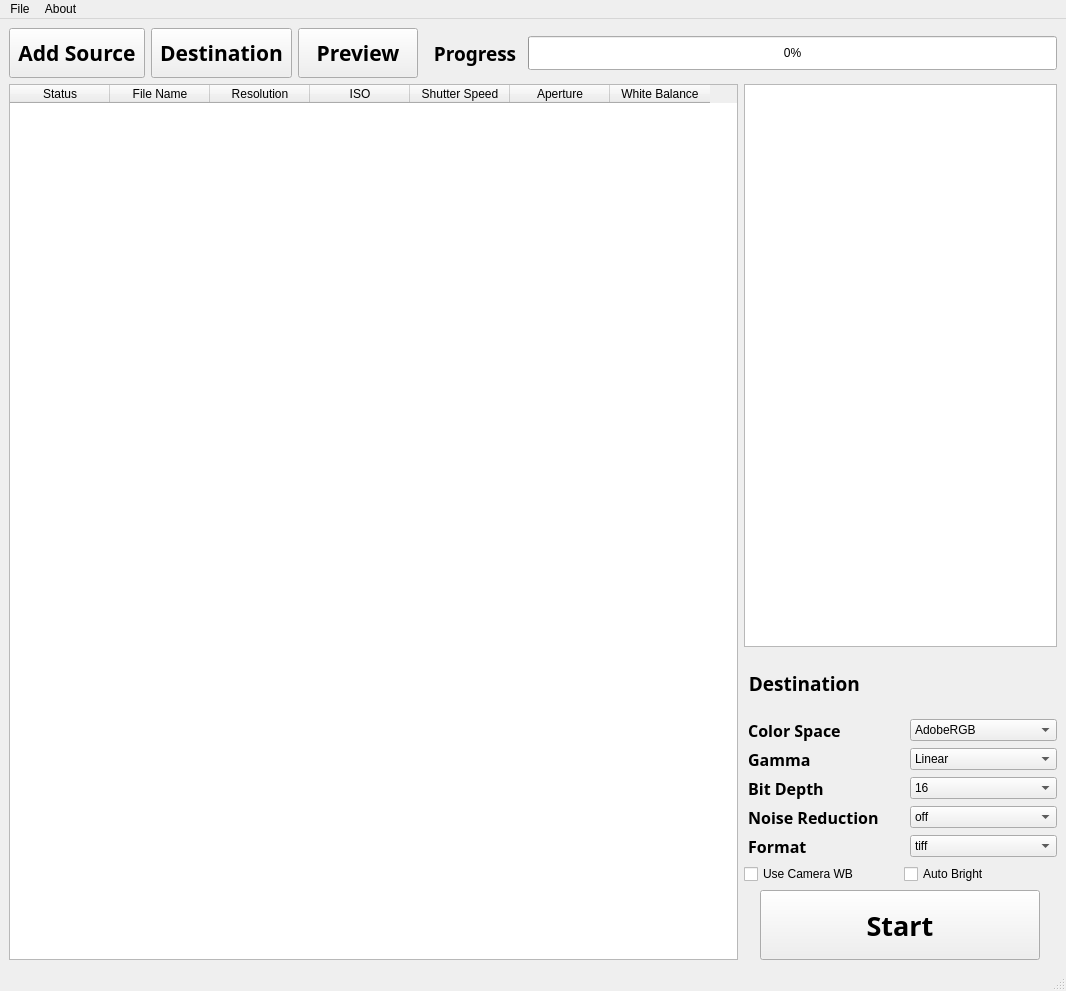
<?xml version="1.0" encoding="UTF-8"?>
<ui version="4.0">
 <class>MainWindow</class>
 <widget class="QMainWindow" name="MainWindow">
  <property name="geometry">
   <rect>
    <x>0</x>
    <y>0</y>
    <width>1066</width>
    <height>991</height>
   </rect>
  </property>
  <property name="windowTitle">
   <string>Ultra Raw Converter 0.0.6-Beta</string>
  </property>
  <property name="windowOpacity">
   <double>0.999980000000000</double>
  </property>
  <property name="styleSheet">
   <string notr="true"/>
  </property>
  <widget class="QWidget" name="centralwidget">
   <layout class="QVBoxLayout" name="verticalLayout_2">
    <item>
     <layout class="QHBoxLayout" name="horizontalLayout_2">
      <item>
       <widget class="QToolButton" name="toolButton_AddSource">
        <property name="minimumSize">
         <size>
          <width>120</width>
          <height>50</height>
         </size>
        </property>
        <property name="font">
         <font>
          <family>DIN Condensed</family>
          <pointsize>16</pointsize>
          <weight>75</weight>
          <bold>true</bold>
         </font>
        </property>
        <property name="text">
         <string>Add Source</string>
        </property>
       </widget>
      </item>
      <item>
       <widget class="QToolButton" name="toolButton_Des">
        <property name="minimumSize">
         <size>
          <width>120</width>
          <height>50</height>
         </size>
        </property>
        <property name="font">
         <font>
          <family>DIN Condensed</family>
          <pointsize>16</pointsize>
          <weight>75</weight>
          <bold>true</bold>
         </font>
        </property>
        <property name="text">
         <string>Destination</string>
        </property>
       </widget>
      </item>
      <item>
       <widget class="QToolButton" name="toolButton_Preview">
        <property name="minimumSize">
         <size>
          <width>120</width>
          <height>50</height>
         </size>
        </property>
        <property name="font">
         <font>
          <family>DIN Condensed</family>
          <pointsize>16</pointsize>
          <weight>75</weight>
          <bold>true</bold>
         </font>
        </property>
        <property name="layoutDirection">
         <enum>Qt::LeftToRight</enum>
        </property>
        <property name="text">
         <string> Preview </string>
        </property>
       </widget>
      </item>
      <item>
       <layout class="QHBoxLayout" name="horizontalLayout_3">
        <item>
         <widget class="QLabel" name="label">
          <property name="font">
           <font>
            <family>DIN Condensed</family>
            <pointsize>14</pointsize>
            <weight>75</weight>
            <bold>true</bold>
           </font>
          </property>
          <property name="text">
           <string>  Progress </string>
          </property>
         </widget>
        </item>
        <item>
         <widget class="QProgressBar" name="progressBar">
          <property name="minimumSize">
           <size>
            <width>0</width>
            <height>34</height>
           </size>
          </property>
          <property name="value">
           <number>0</number>
          </property>
          <property name="textVisible">
           <bool>true</bool>
          </property>
          <property name="invertedAppearance">
           <bool>false</bool>
          </property>
         </widget>
        </item>
       </layout>
      </item>
     </layout>
    </item>
    <item>
     <layout class="QHBoxLayout" name="horizontalLayout_5" stretch="7,3">
      <item>
       <widget class="QTableWidget" name="tableWidget">
        <column>
         <property name="text">
          <string>Status</string>
         </property>
         <property name="textAlignment">
          <set>AlignCenter</set>
         </property>
        </column>
        <column>
         <property name="text">
          <string>File Name</string>
         </property>
         <property name="textAlignment">
          <set>AlignCenter</set>
         </property>
        </column>
        <column>
         <property name="text">
          <string>Resolution</string>
         </property>
         <property name="textAlignment">
          <set>AlignCenter</set>
         </property>
        </column>
        <column>
         <property name="text">
          <string>ISO</string>
         </property>
         <property name="textAlignment">
          <set>AlignCenter</set>
         </property>
        </column>
        <column>
         <property name="text">
          <string>Shutter Speed</string>
         </property>
         <property name="textAlignment">
          <set>AlignCenter</set>
         </property>
        </column>
        <column>
         <property name="text">
          <string>Aperture</string>
         </property>
         <property name="textAlignment">
          <set>AlignCenter</set>
         </property>
        </column>
        <column>
         <property name="text">
          <string>White Balance</string>
         </property>
         <property name="font">
          <font>
           <kerning>true</kerning>
          </font>
         </property>
         <property name="textAlignment">
          <set>AlignCenter</set>
         </property>
        </column>
       </widget>
      </item>
      <item>
       <layout class="QVBoxLayout" name="verticalLayout" stretch="1,0,0,0,0">
        <item>
         <widget class="QTextBrowser" name="textBrowser_info"/>
        </item>
        <item>
         <layout class="QHBoxLayout" name="horizontalLayout" stretch="0,1">
          <item>
           <widget class="QLabel" name="label_2">
            <property name="font">
             <font>
              <family>DIN Condensed</family>
              <pointsize>14</pointsize>
              <weight>75</weight>
              <bold>true</bold>
             </font>
            </property>
            <property name="text">
             <string> Destination</string>
            </property>
           </widget>
          </item>
          <item>
           <widget class="QTextBrowser" name="textBrowser_Destination">
            <property name="minimumSize">
             <size>
              <width>0</width>
              <height>0</height>
             </size>
            </property>
            <property name="maximumSize">
             <size>
              <width>16777215</width>
              <height>60</height>
             </size>
            </property>
            <property name="acceptDrops">
             <bool>true</bool>
            </property>
            <property name="autoFillBackground">
             <bool>false</bool>
            </property>
            <property name="styleSheet">
             <string notr="true">background-color: rgba(255, 255, 255, 0);</string>
            </property>
           </widget>
          </item>
         </layout>
        </item>
        <item>
         <layout class="QGridLayout" name="gridLayout">
          <property name="horizontalSpacing">
           <number>18</number>
          </property>
          <item row="3" column="1">
           <widget class="QComboBox" name="comboBox_NoiseReduction">
            <item>
             <property name="text">
              <string>off</string>
             </property>
            </item>
            <item>
             <property name="text">
              <string>Light</string>
             </property>
            </item>
            <item>
             <property name="text">
              <string>Full</string>
             </property>
            </item>
           </widget>
          </item>
          <item row="2" column="0">
           <widget class="QLabel" name="label_Bps">
            <property name="font">
             <font>
              <family>DIN Condensed</family>
              <pointsize>12</pointsize>
              <weight>75</weight>
              <bold>true</bold>
             </font>
            </property>
            <property name="text">
             <string> Bit Depth</string>
            </property>
           </widget>
          </item>
          <item row="3" column="0">
           <widget class="QLabel" name="label_NoiseReduction">
            <property name="font">
             <font>
              <family>DIN Condensed</family>
              <pointsize>12</pointsize>
              <weight>75</weight>
              <bold>true</bold>
             </font>
            </property>
            <property name="text">
             <string> Noise Reduction</string>
            </property>
           </widget>
          </item>
          <item row="0" column="1">
           <widget class="QComboBox" name="comboBox_ColorSpace">
            <item>
             <property name="text">
              <string>AdobeRGB</string>
             </property>
            </item>
            <item>
             <property name="text">
              <string>ProPhoto</string>
             </property>
            </item>
            <item>
             <property name="text">
              <string>Wide Color Gamut</string>
             </property>
            </item>
            <item>
             <property name="text">
              <string>XYZ</string>
             </property>
            </item>
            <item>
             <property name="text">
              <string>raw</string>
             </property>
            </item>
            <item>
             <property name="text">
              <string>sRGB</string>
             </property>
            </item>
            <item>
             <property name="text">
              <string>ACES</string>
             </property>
            </item>
           </widget>
          </item>
          <item row="0" column="0">
           <widget class="QLabel" name="label_ColorSpace">
            <property name="font">
             <font>
              <family>DIN Condensed</family>
              <pointsize>12</pointsize>
              <weight>75</weight>
              <bold>true</bold>
             </font>
            </property>
            <property name="text">
             <string> Color Space</string>
            </property>
           </widget>
          </item>
          <item row="1" column="0">
           <widget class="QLabel" name="label_Gamma">
            <property name="font">
             <font>
              <family>DIN Condensed</family>
              <pointsize>12</pointsize>
              <weight>75</weight>
              <bold>true</bold>
             </font>
            </property>
            <property name="text">
             <string> Gamma</string>
            </property>
           </widget>
          </item>
          <item row="2" column="1">
           <widget class="QComboBox" name="comboBox_Bps">
            <item>
             <property name="text">
              <string>16</string>
             </property>
            </item>
            <item>
             <property name="text">
              <string>8</string>
             </property>
            </item>
           </widget>
          </item>
          <item row="1" column="1">
           <widget class="QComboBox" name="comboBox_Gamma">
            <item>
             <property name="text">
              <string>Linear</string>
             </property>
            </item>
            <item>
             <property name="text">
              <string>BT.709</string>
             </property>
            </item>
            <item>
             <property name="text">
              <string>sRGB</string>
             </property>
            </item>
           </widget>
          </item>
          <item row="4" column="0">
           <widget class="QLabel" name="label_3">
            <property name="font">
             <font>
              <family>DIN Condensed</family>
              <pointsize>12</pointsize>
              <weight>75</weight>
              <bold>true</bold>
             </font>
            </property>
            <property name="text">
             <string> Format</string>
            </property>
           </widget>
          </item>
          <item row="4" column="1">
           <widget class="QComboBox" name="comboBox_Format">
            <item>
             <property name="text">
              <string>tiff</string>
             </property>
            </item>
            <item>
             <property name="text">
              <string>jpg</string>
             </property>
            </item>
            <item>
             <property name="text">
              <string>bmp</string>
             </property>
            </item>
            <item>
             <property name="text">
              <string>png</string>
             </property>
            </item>
           </widget>
          </item>
         </layout>
        </item>
        <item>
         <layout class="QHBoxLayout" name="horizontalLayout_4">
          <item>
           <widget class="QCheckBox" name="checkBox_UseCameraWB">
            <property name="text">
             <string>Use Camera WB</string>
            </property>
           </widget>
          </item>
          <item>
           <widget class="QCheckBox" name="checkBox_AutoBright">
            <property name="text">
             <string>Auto Bright</string>
            </property>
           </widget>
          </item>
         </layout>
        </item>
        <item alignment="Qt::AlignHCenter">
         <widget class="QPushButton" name="Button_Start">
          <property name="minimumSize">
           <size>
            <width>280</width>
            <height>70</height>
           </size>
          </property>
          <property name="maximumSize">
           <size>
            <width>200</width>
            <height>100</height>
           </size>
          </property>
          <property name="font">
           <font>
            <family>DIN Condensed</family>
            <pointsize>20</pointsize>
            <weight>75</weight>
            <bold>true</bold>
           </font>
          </property>
          <property name="cursor">
           <cursorShape>PointingHandCursor</cursorShape>
          </property>
          <property name="text">
           <string>Start</string>
          </property>
         </widget>
        </item>
       </layout>
      </item>
     </layout>
    </item>
   </layout>
  </widget>
  <widget class="QMenuBar" name="menubar">
   <property name="geometry">
    <rect>
     <x>0</x>
     <y>0</y>
     <width>1066</width>
     <height>26</height>
    </rect>
   </property>
   <widget class="QMenu" name="menuRaw_To_Tiff">
    <property name="title">
     <string>About</string>
    </property>
    <addaction name="actionHelp"/>
    <addaction name="actionAbout"/>
   </widget>
   <widget class="QMenu" name="menuFilew">
    <property name="title">
     <string>File</string>
    </property>
    <addaction name="actionAdd_Source"/>
    <addaction name="actionDestination"/>
   </widget>
   <addaction name="menuFilew"/>
   <addaction name="menuRaw_To_Tiff"/>
  </widget>
  <widget class="QStatusBar" name="statusbar"/>
  <action name="actionHelp">
   <property name="text">
    <string>Help</string>
   </property>
  </action>
  <action name="actionAbout">
   <property name="text">
    <string>About</string>
   </property>
  </action>
  <action name="actionAdd_Source">
   <property name="text">
    <string>Add Source</string>
   </property>
  </action>
  <action name="actionDestination">
   <property name="text">
    <string>Destination</string>
   </property>
  </action>
 </widget>
 <resources/>
 <connections/>
</ui>
